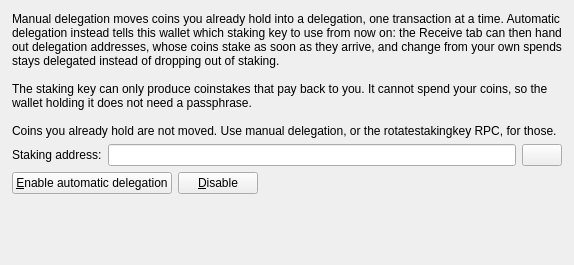
                                    <widget class="QWidget" name="pageAutoDelegation">
                                        <layout class="QVBoxLayout" name="layoutAutoDelegation">
                                            <property name="leftMargin">
                                                <number>12</number>
                                            </property>
                                            <property name="topMargin">
                                                <number>12</number>
                                            </property>
                                            <property name="rightMargin">
                                                <number>12</number>
                                            </property>
                                            <item>
                                                <widget class="QLabel" name="labelAutoDelegationHelp">
                                                    <property name="text">
                                                        <string>Manual delegation moves coins you already hold into a delegation, one transaction at a time. Automatic delegation instead tells this wallet which staking key to use from now on: the Receive tab can then hand out delegation addresses, whose coins stake as soon as they arrive, and change from your own spends stays delegated instead of dropping out of staking.

The staking key can only produce coinstakes that pay back to you. It cannot spend your coins, so the wallet holding it does not need a passphrase.

Coins you already hold are not moved. Use manual delegation, or the rotatestakingkey RPC, for those.</string>
                                                    </property>
                                                    <property name="wordWrap">
                                                        <bool>true</bool>
                                                    </property>
                                                </widget>
                                            </item>
                                            <item>
                                                <layout class="QHBoxLayout" name="layoutAutoStaker">
                                                    <item>
                                                        <widget class="QLabel" name="labelAutoStakerAddress">
                                                            <property name="text">
                                                                <string>Staking address:</string>
                                                            </property>
                                                        </widget>
                                                    </item>
                                                    <item>
                                                        <widget class="QValidatedLineEdit" name="autoStakerAddress"/>
                                                    </item>
                                                    <item>
                                                        <widget class="QPushButton" name="autoStakerPasteButton">
                                                            <property name="toolTip">
                                                                <string>Paste address from clipboard</string>
                                                            </property>
                                                            <property name="text">
                                                                <string/>
                                                            </property>
                                                        </widget>
                                                    </item>
                                                </layout>
                                            </item>
                                            <item>
                                                <layout class="QHBoxLayout" name="layoutAutoButtons">
                                                    <item>
                                                        <widget class="QPushButton" name="autoDelegationApplyButton">
                                                            <property name="text">
                                                                <string>&amp;Enable automatic delegation</string>
                                                            </property>
                                                        </widget>
                                                    </item>
                                                    <item>
                                                        <widget class="QPushButton" name="autoDelegationClearButton">
                                                            <property name="text">
                                                                <string>&amp;Disable</string>
                                                            </property>
                                                        </widget>
                                                    </item>
                                                    <item>
                                                        <spacer name="spacerAutoButtons">
                                                            <property name="orientation">
                                                                <enum>Qt::Horizontal</enum>
                                                            </property>
                                                            <property name="sizeHint" stdset="0">
                                                                <size>
                                                                    <width>40</width>
                                                                    <height>20</height>
                                                                </size>
                                                            </property>
                                                        </spacer>
                                                    </item>
                                                </layout>
                                            </item>
                                            <item>
                                                <widget class="QLabel" name="labelAutoDelegationStatus">
                                                    <property name="text">
                                                        <string/>
                                                    </property>
                                                    <property name="wordWrap">
                                                        <bool>true</bool>
                                                    </property>
                                                </widget>
                                            </item>
                                            <item>
                                                <spacer name="spacerAutoDelegation">
                                                    <property name="orientation">
                                                        <enum>Qt::Vertical</enum>
                                                    </property>
                                                    <property name="sizeHint" stdset="0">
                                                        <size>
                                                            <width>20</width>
                                                            <height>40</height>
                                                        </size>
                                                    </property>
                                                </spacer>
                                            </item>
                                        </layout>
                                    </widget>
